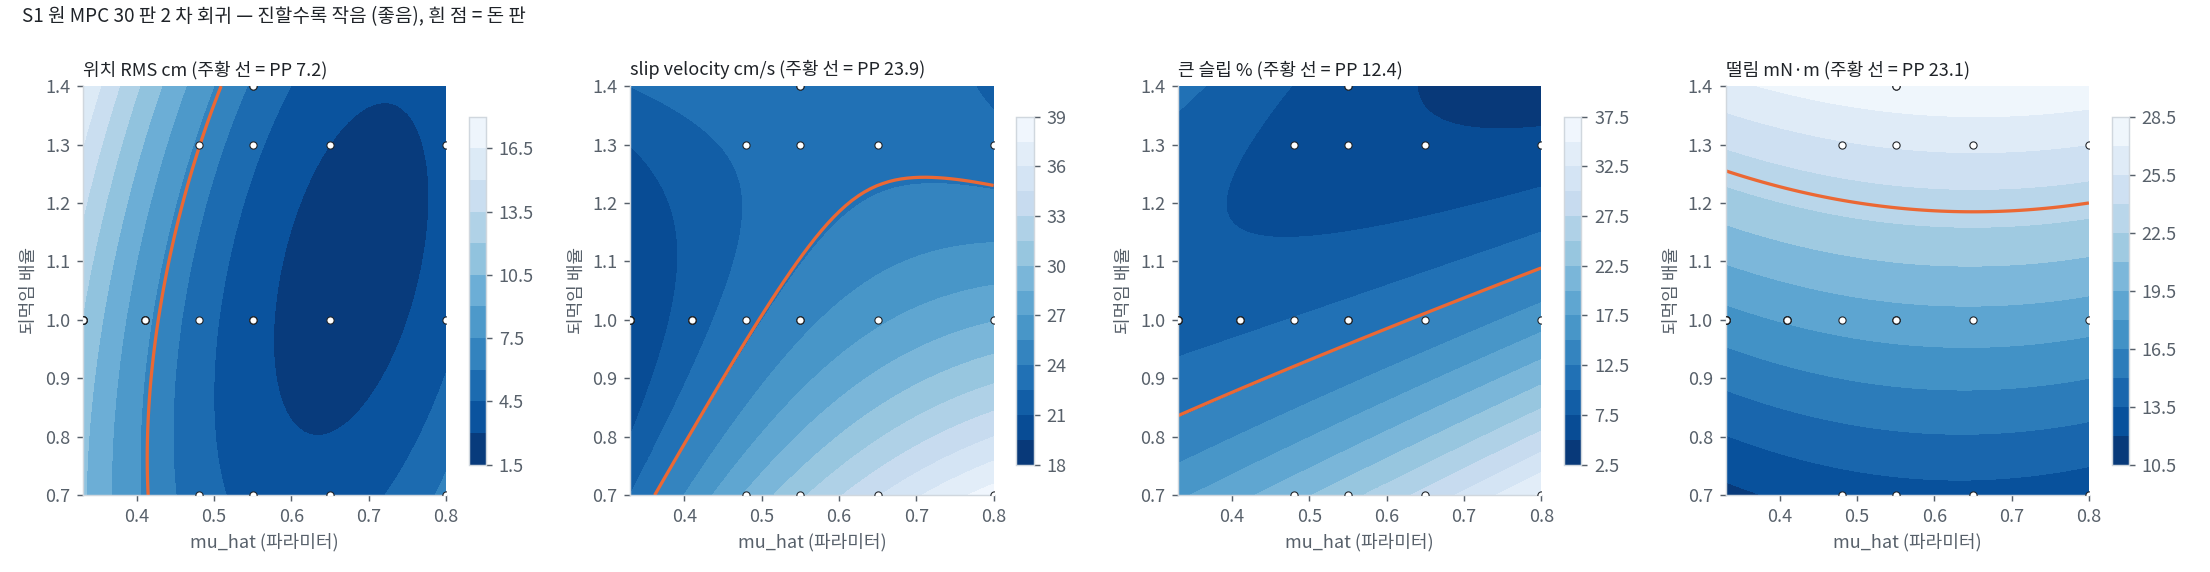

This chart was generated by the following Python code:
"""S1 원 (반지름 0.5 · 1.0 m/s · blend 0.6) — μ̂ × 되먹임 배율 조합 효과. 2026-11-28 첫 묶음 (202908_grid, 12 조합 1 판씩) +
같은 날 같은 경로 MPC 판 (183517 seq · 192447_mu041 · 200153) 합침. 지표는 mu055.rows_of 와 같다.
1) 조합별 평균 표. 2) 2 차 다항 회귀 y = b0 + b1 μ + b2 s + b3 μ s + b4 μ² + b5 s² (μ = 파라미터 μ̂, s = 배율), 남는 차 표준편차.
3) 회귀로 예측한 격자에서 PP 를 모두 이기는 영역 (위치 < PP · slip velocity < PP · 큰 슬립 < PP · 떨림 ≤ PP).
nice -n 19 /usr/bin/python3 grid1.py → grid1_out.txt, grid1.png"""
import os
import sys

import numpy as np

HERE = os.path.dirname(os.path.abspath(__file__))
sys.path.insert(0, HERE)
import mu055 as M  # noqa: E402
import seq_s1 as S  # noqa: E402

import matplotlib  # noqa: E402
matplotlib.use("Agg")
import matplotlib.pyplot as plt  # noqa: E402
from matplotlib import font_manager  # noqa: E402

BAGS = [("grid", S.B + "2026-11-28/202908_grid"), ("20:01", S.B + "2026-11-28/200153"), ("20:00", S.B + "2026-11-28/200047"),
        ("19:24", S.B + "2026-11-28/192447_mu041"), ("18:35", S.SEQ)]
KEYS = [("pos", "위치 RMS cm"), ("sv", "slip velocity cm/s"), ("m50", "큰 슬립 %"), ("dtick", "떨림 mN·m"), ("head", "헤딩 RMS °"), ("sat", "상한 붙음 %")]


def X_of(mu, s):
    mu, s = np.asarray(mu, float), np.asarray(s, float)
    return np.column_stack([np.ones_like(mu), mu, s, mu * s, mu ** 2, s ** 2])


if __name__ == "__main__":
    rows = [m for tag, b in BAGS for m in M.rows_of(tag, b)]
    mpc = [m for m in rows if m["ctrl"] == "MPC"]; pp = [m for m in rows if m["ctrl"] == "PP"]
    out = open(os.path.join(HERE, "grid1_out.txt"), "w")

    def P(*a):
        print(*a); print(*a, file=out)

    ppm = {k: float(np.mean([m[k] for m in pp])) for k, _ in KEYS[:5]}
    P(f"MPC {len(mpc)} 판 · PP {len(pp)} 판. PP 평균: " + " · ".join(f"{lab} {ppm[k]:.1f}" for k, lab in KEYS[:5]))
    P("\n## 1) 조합별 평균 (판 수)")
    P("| μ̂ | 배율 | 판 | " + " | ".join(lab for _, lab in KEYS) + " |")
    P("|---|---|---|" + "---|" * len(KEYS))
    G = {}
    for m in mpc:
        G.setdefault((round(m["mu"], 2), round(m["sc"], 2)), []).append(m)
    for k in sorted(G):
        v = G[k]
        P(f"| {k[0]:.2f} | {k[1]:g} | {len(v)} | " + " | ".join(f"{np.mean([m[q] for m in v]):.1f}" + (f" ({min(m[q] for m in v):.1f}~{max(m[q] for m in v):.1f})" if len(v) > 1 else "")
                                                         for q, _ in KEYS) + " |")
    mu = np.array([m["mu"] for m in mpc]); s = np.array([m["sc"] for m in mpc]); X = X_of(mu, s)
    P("\n## 2) 2 차 회귀 (계수 [1, μ, s, μ·s, μ², s²]) · R² · 남는 차 표준편차 · 같은 조합 반복의 표준편차")
    fits = {}
    for k, lab in KEYS[:4]:
        y = np.array([m[k] for m in mpc]); b, *_ = np.linalg.lstsq(X, y, rcond=None); r = y - X @ b
        rep = [np.std([m[k] for m in v], ddof=1) for v in G.values() if len(v) > 1]
        fits[k] = b
        P(f"- {lab}: b = [{', '.join(f'{x:+.2f}' for x in b)}] · R² {1 - r.var() / y.var():.2f} · 남는 차 σ {r.std(ddof=6):.2f} · 반복 σ (가중 없음 평균) {np.mean(rep):.2f}")
    # 3) 격자 예측
    MU = np.round(np.arange(0.40, 0.851, 0.05), 2); SC = np.round(np.arange(0.8, 1.41, 0.1), 2)
    P("\n## 3) 회귀 예측 격자 — 칸 = 위치 / slip velocity / 큰 슬립 / 떨림. ★ = 넷 다 PP 이하 (위치 < PP−1 cm 여유)")
    P("| μ̂ \\ 배율 | " + " | ".join(f"{x:g}" for x in SC) + " |")
    P("|---|" + "---|" * len(SC))
    best = []
    for a in MU:
        cells = []
        for c in SC:
            pr = {k: float(X_of([a], [c]) @ fits[k]) for k in fits}
            ok = pr["pos"] < ppm["pos"] - 1 and pr["sv"] < ppm["sv"] and pr["m50"] < ppm["m50"] and pr["dtick"] <= ppm["dtick"]
            if ok:
                best.append((pr["pos"] / ppm["pos"] + pr["sv"] / ppm["sv"] + pr["m50"] / ppm["m50"], a, c, pr))
            inside = (0.33 <= a <= 0.80) and (0.7 <= c <= 1.4)
            cells.append(("★" if ok else "") + f"{pr['pos']:.1f}/{pr['sv']:.1f}/{pr['m50']:.0f}/{pr['dtick']:.0f}" + ("" if inside else " (밖)"))
        P(f"| {a:.2f} | " + " | ".join(cells) + " |")
    P("\n★ 칸 중 (위치/PP + slip v/PP + 큰 슬립/PP) 합이 작은 순 8 개:")
    for sc_, a, c, pr in sorted(best)[:8]:
        P(f"- μ̂ {a:.2f} · 배율 {c:g}: 위치 {pr['pos']:.1f} · slip v {pr['sv']:.1f} · 큰 슬립 {pr['m50']:.1f} · 떨림 {pr['dtick']:.1f} (합 {sc_:.2f})")
    out.close()

    fp = [f for f in font_manager.findSystemFonts() if "NotoSansCJK" in f and "Regular" in f]
    if fp:
        font_manager.fontManager.addfont(fp[0]); plt.rcParams["font.family"] = font_manager.FontProperties(fname=fp[0]).get_name()
    INK, INK2, GRID = "#1f2328", "#57606a", "#d0d7de"
    plt.rcParams.update({"axes.unicode_minus": False, "font.size": 10, "axes.edgecolor": GRID, "axes.labelcolor": INK2, "xtick.color": INK2,
                         "ytick.color": INK2, "axes.spines.top": False, "axes.spines.right": False})
    fig, axs = plt.subplots(1, 4, figsize=(17, 4.4))
    mm, ss = np.meshgrid(np.linspace(0.33, 0.80, 60), np.linspace(0.7, 1.4, 60))
    for ax, (k, lab) in zip(axs, KEYS[:4]):
        Z = (X_of(mm.ravel(), ss.ravel()) @ fits[k]).reshape(mm.shape)
        cs = ax.contourf(mm, ss, Z, levels=12, cmap="Blues_r" if k != "dtick" else "Blues_r")
        ax.contour(mm, ss, Z, levels=[ppm[k]], colors="#eb6834", linewidths=1.8)
        ax.scatter(mu, s, s=16, color="white", edgecolors=INK, linewidths=0.6, zorder=3)
        fig.colorbar(cs, ax=ax, shrink=0.85)
        ax.set_title(f"{lab} (주황 선 = PP {ppm[k]:.1f})", loc="left", fontsize=10, color=INK)
        ax.set_xlabel("mu_hat (파라미터)"); ax.set_ylabel("되먹임 배율")
    fig.text(0.01, 0.99, "S1 원 MPC 30 판 2 차 회귀 — 진할수록 작음 (좋음), 흰 점 = 돈 판", fontsize=10.5, color=INK, va="top")
    fig.tight_layout(rect=(0, 0, 1, 0.93)); fig.savefig(os.path.join(HERE, "grid1.png"), dpi=130); plt.close(fig)
    print("그림:", os.path.join(HERE, "grid1.png"))
